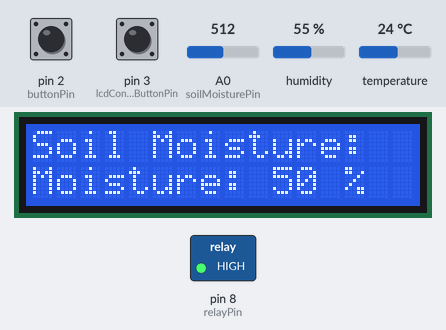
Recording of a sketch running on a simulated Arduino Uno, built with avr-gcc and run on an emulated ATmega328P. Shown: 16×2 character LCD, switched loads named in the sketch (green lamp = pin HIGH). Inputs (shaded band) come from the test bench; at power-on: pin 2 (buttonPin) HIGH, pin 3 (lcdControlButtonPin) HIGH, A0 (soilMoisturePin) = 512, humidity 55 %, temperature 24 °C. What the sketch prints to the serial monitor is not drawn.

Above: at 1.2 s.
1.3 s: pin 2 (buttonPin) pulled LOW for 1.25 s
At 3.1 s:
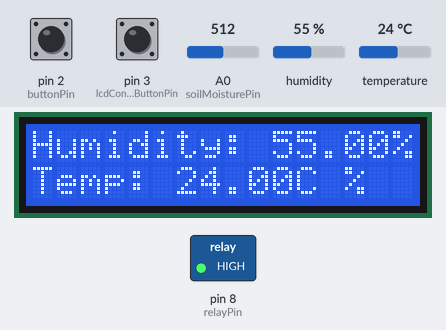
4.0 s: pin 3 (lcdControlButtonPin) pulled LOW for 1.25 s
At 5.8 s:
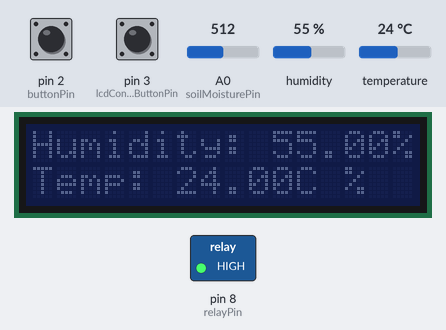
6.7 s: pin 3 (lcdControlButtonPin) pulled LOW for 3.2 s
At 8.2 s:
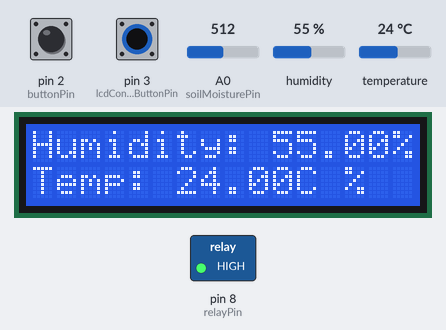
11.4 s: pin 2 (buttonPin) pulled LOW for 1.25 s
At 13.4 s:
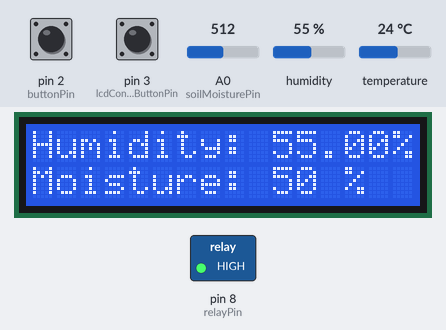
14.1 s: pin 3 (lcdControlButtonPin) pulled LOW for 1.25 s
At 15.6 s:
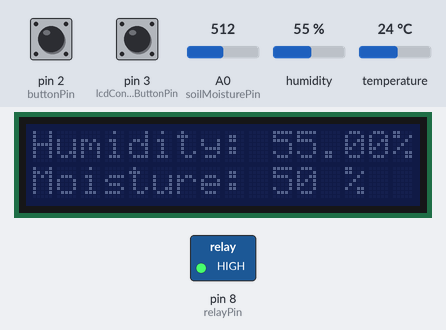
Timing chart, 0 to 17.1 s (numbered marks = the images above; inputs shaded):
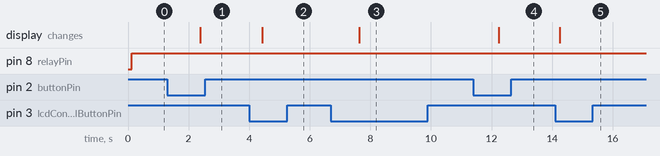

The sketch:

Carlos_Code.ino
```cpp
#include <LiquidCrystal_I2C.h>
#include <DHT.h>

LiquidCrystal_I2C lcd(0x27, 16, 2);
const int soilMoisturePin = A0;
const int buttonPin = 2; // Pin for the button to toggle the display
const int lcdControlButtonPin = 3; // Pin for the button to turn the LCD off/on
const int dhtPin = 5; // Pin for the DHT11 sensor
const int relayPin = 8; // Pin for the relay

DHT dht(dhtPin, DHT11);

int sensorValue = 0;
int moisturePercent = 0;
bool showMoisture = true; // Start with soil moisture display
bool lcdOn = true; // Flag to track LCD on/off state

// Thresholds
const int moistureThreshold = 40; // Soil moisture threshold (%)
const float tempThreshold = 25.0; // Temperature threshold (°C)
const float humidityThreshold = 70.0; // Humidity threshold (%)

// Flag to control the interrupt state
volatile bool toggleLCD = false;

void setup() {
    lcd.init();
    lcd.backlight();
    pinMode(buttonPin, INPUT_PULLUP); // Use internal pull-up resistor for button
    pinMode(relayPin, OUTPUT); // Set relay pin as output
    pinMode(lcdControlButtonPin, INPUT_PULLUP); // Button to control LCD power

    dht.begin();

    // Start serial communication
    Serial.begin(9600);  // Initialize the serial monitor at 9600 baud rate

    // Attach interrupt to the button that controls LCD on/off (now on falling edge)
    attachInterrupt(digitalPinToInterrupt(lcdControlButtonPin), toggleLCDState, FALLING);

    lcd.clear();
    lcd.setCursor(0, 0);
    lcd.print("Soil Moisture:");
}

void loop() {
    if (toggleLCD) {
        // Toggle LCD on/off
        lcdOn = !lcdOn;
        if (lcdOn) {
            lcd.backlight();
        } else {
            lcd.noBacklight();
        }
        toggleLCD = false; // Reset the flag
        delay(200); // Debounce delay
    }

    if (lcdOn) {
        if (digitalRead(buttonPin) == LOW) {
            // Button pressed, switch display
            showMoisture = !showMoisture;
            delay(200); // Debounce delay
        }

        // Read soil moisture and print to Serial Monitor
        sensorValue = analogRead(soilMoisturePin);
        moisturePercent = map(sensorValue, 0, 1020, 100, 0);

        // Read temperature and humidity from DHT11
        float humidity = dht.readHumidity();
        float temperature = dht.readTemperature();

        // Show soil moisture or DHT11 readings on LCD
        if (showMoisture) {
            lcd.setCursor(0, 1);
            lcd.print("Moisture: ");
            lcd.print(moisturePercent);
            lcd.print(" %  ");
        } else {
            lcd.setCursor(0, 1);
            lcd.print("Temp: ");
            lcd.print(temperature);
            lcd.print("C ");
            lcd.setCursor(0, 0);
            lcd.print("Humidity: ");
            lcd.print(humidity);
            lcd.print("% ");
        }

        // Print both sets of readings to Serial Monitor
        Serial.print("Soil Moisture: ");
        Serial.print(moisturePercent);
        Serial.println(" %");

        Serial.print("Temperature: ");
        Serial.print(temperature);
        Serial.println(" C");

        Serial.print("Humidity: ");
        Serial.print(humidity);
        Serial.println(" %");

        // Relay control logic based on thresholds
        if (moisturePercent < moistureThreshold || temperature > tempThreshold || humidity < humidityThreshold) {
            digitalWrite(relayPin, HIGH); // Activate relay
        } else {
            digitalWrite(relayPin, LOW); // Deactivate relay
        }
    }

    delay(1000); // Update every second
}

// Interrupt service routine to toggle LCD state
void toggleLCDState() {
    toggleLCD = true; // Set the flag to toggle LCD on/off
}
```

Measured:
- after the input at 1.3 s, the display: changes after 1.1 s (image 1)
- after the input at 4.0 s, the display: changes after 0.43 s (image 2)
- after the input at 6.7 s, the display: changes after 0.93 s (image 3)
- after the input at 11.4 s, the display: changes after 0.84 s (image 4)
- after the input at 14.1 s, the display: changes after 0.16 s (image 5)
